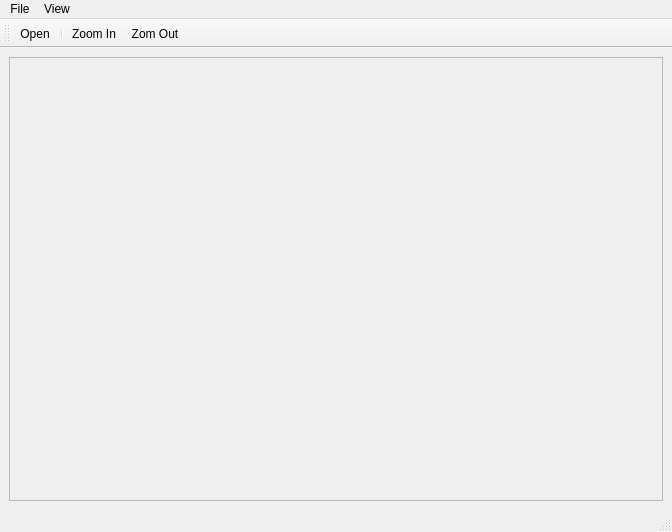
<?xml version="1.0" encoding="UTF-8"?>
<ui version="4.0">
 <class>MainWindow</class>
 <widget class="QMainWindow" name="MainWindow">
  <property name="geometry">
   <rect>
    <x>0</x>
    <y>0</y>
    <width>672</width>
    <height>532</height>
   </rect>
  </property>
  <property name="windowTitle">
   <string>MainWindow</string>
  </property>
  <widget class="QWidget" name="centralwidget">
   <layout class="QVBoxLayout" name="verticalLayout">
    <item>
     <widget class="QScrollArea" name="scrollArea">
      <property name="widgetResizable">
       <bool>true</bool>
      </property>
      <widget class="QWidget" name="scrollAreaWidgetContents">
       <property name="geometry">
        <rect>
         <x>0</x>
         <y>0</y>
         <width>652</width>
         <height>436</height>
        </rect>
       </property>
      </widget>
     </widget>
    </item>
   </layout>
  </widget>
  <widget class="QMenuBar" name="menubar">
   <property name="geometry">
    <rect>
     <x>0</x>
     <y>0</y>
     <width>672</width>
     <height>22</height>
    </rect>
   </property>
   <widget class="QMenu" name="menuFile">
    <property name="title">
     <string>File</string>
    </property>
    <addaction name="actionOpen"/>
   </widget>
   <widget class="QMenu" name="menuView">
    <property name="title">
     <string>View</string>
    </property>
    <addaction name="actionZoom_In"/>
    <addaction name="actionZom_Out"/>
   </widget>
   <addaction name="menuFile"/>
   <addaction name="menuView"/>
  </widget>
  <widget class="QStatusBar" name="statusbar"/>
  <widget class="QToolBar" name="toolBar">
   <property name="windowTitle">
    <string>toolBar</string>
   </property>
   <attribute name="toolBarArea">
    <enum>TopToolBarArea</enum>
   </attribute>
   <attribute name="toolBarBreak">
    <bool>false</bool>
   </attribute>
   <addaction name="actionOpen"/>
   <addaction name="separator"/>
   <addaction name="actionZoom_In"/>
   <addaction name="actionZom_Out"/>
  </widget>
  <action name="actionZoom_In">
   <property name="text">
    <string>Zoom In</string>
   </property>
  </action>
  <action name="actionZom_Out">
   <property name="text">
    <string>Zom Out</string>
   </property>
  </action>
  <action name="actionOpen">
   <property name="text">
    <string>Open</string>
   </property>
  </action>
 </widget>
 <resources/>
 <connections/>
</ui>
